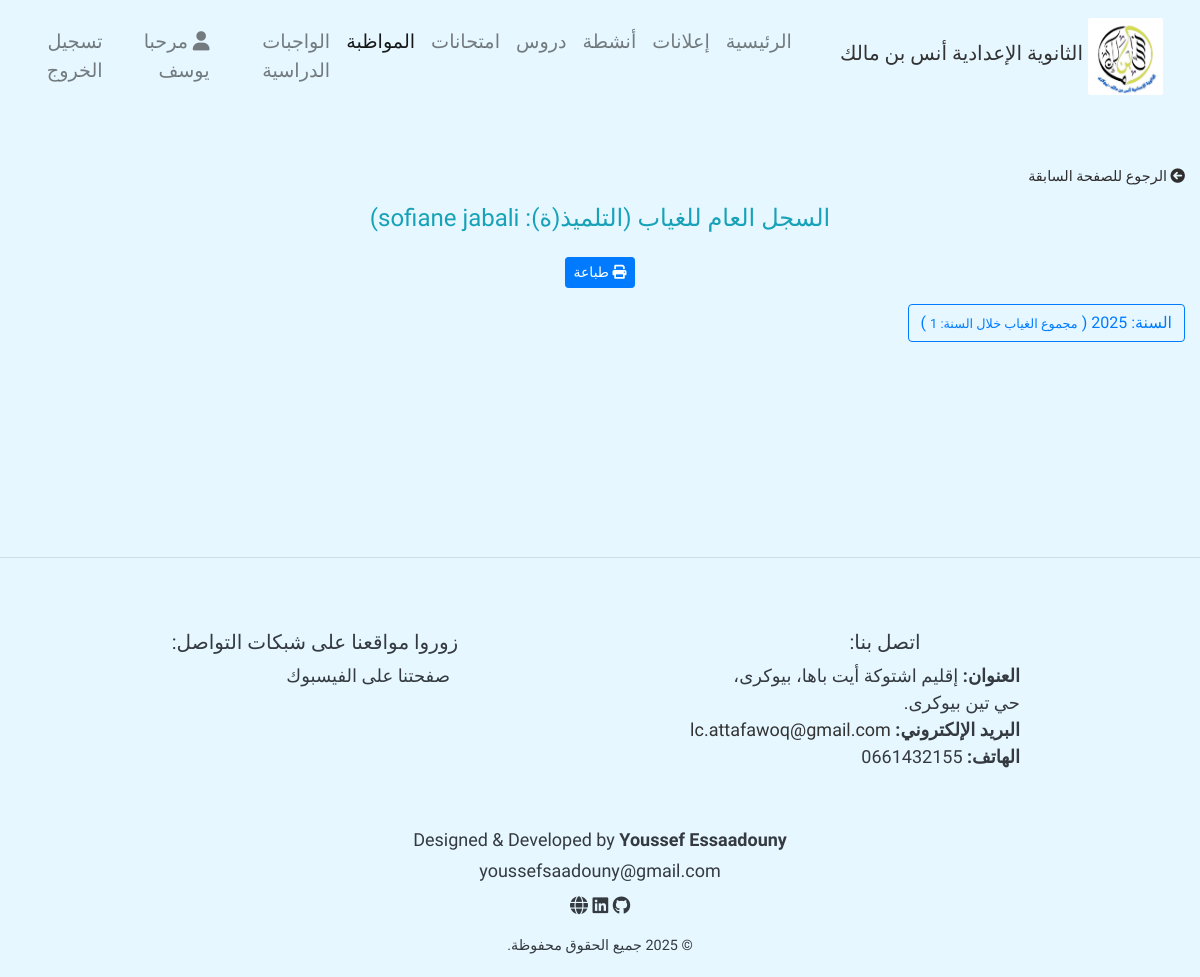
Page /studentTotalAbsence/23 (signed in) on the committed database.
### home/models.py (models this page shows, shortened)
class UserProfile(models.Model):
    user = models.ForeignKey(User, on_delete = models.CASCADE)
    firstname = models.CharField(max_length = 100)
    lastname = models.CharField(max_length = 100)
    User_Type = models.CharField(max_length = 100, null = True, blank = True)
    email = models.EmailField(null = True, blank=  True)

class Student(models.Model):
    massar_num = models.CharField(max_length = 50, null = True, blank = True)
    first_name = models.CharField(max_length = 50)
    last_name = models.CharField(max_length = 50)
    sections = models.ForeignKey(Section, related_name="students", blank = True, null = True, on_delete = models.SET_NULL)
    number_phone = models.CharField(max_length = 14, default = 0000)
    parentEmail = models.EmailField(null=True)
    def get_non_justify(self, year, month):
        start_date = datetime(year, month, 1)
        if month == 12:
            end_date = datetime(year + 1, 1, 1)
        else:
            end_date = datetime(year, month + 1, 1)
        return Absence.objects.filter(
            student=self,
            status="غير مبرر",
            dateTime__gte=start_date,
            dateTime__lt=end_date
        ).count()

### home/decorator.py (the view)
        def wrapper_funct(request, *args, **kwargs):
            group = None
            if request.user.groups.exists():
                group = request.user.groups.all()[0].name
            if group and group in allowed_roles:
                return view_func(request, *args, **kwargs)
            else:
                return HttpResponse('أنت غير مؤهل لزيارة هذه الصفحة.')

### home/decorator.py (called while the page is built)
def allowed_user(allowed_roles = []):
    def decorator(view_func):
        def wrapper_funct(request, *args, **kwargs):
            group = None
            if request.user.groups.exists():
                group = request.user.groups.all()[0].name
            if group and group in allowed_roles:
                return view_func(request, *args, **kwargs)
            else:
                return HttpResponse('أنت غير مؤهل لزيارة هذه الصفحة.')
        return wrapper_funct
    return decorator

### home/models.py (called while the page is built)
    def __str__(self):
        return f' {self.title} من الفترة {self.period} '

### home/templatetags/custom_filter.py (called while the page is built)
@register.filter
def get_item(dictionary, key):
    try:
        if dictionary is not None and key is not None:
            return dictionary.get(key)
    except AttributeError:
        pass
    return None

@register.filter
def get_month(number):
    return ARABIC_MONTHS.get(number)

### templates/pages/attendance/absence/studentTotalAbsence.html (shortened to what this page needs)
{% extends 'base.html' %}
{% load static %}
{% load custom_filter %}
{% block content %}
<div class="container-fluid my-5">
    <div class="mb-3 text-start">
        <a href="{% url 'studentAbsence' student.id %}" class="text-decoration-none" style="color: inherit; font-size: 0.9rem;">
            <i class="fas fa-arrow-circle-left me-1"></i> الرجوع للصفحة السابقة
        </a>
    </div>
    <div class="mb-4 text-center text-info">
        <h4>
            السجل العام للغياب (التلميذ(ة): {{ student.first_name }} {{ student.last_name }})
        </h4>
    </div>
    <div class="text-center mb-3">
        <button class="btn btn-sm btn-primary" onclick="window.print()">
            <i class="fas fa-print me-1"></i> طباعة
        </button>
    </div>
    {% for year, absences in grouped_absence.items %}
        <div class="mb-3 d-inline">
            <p class="d-inline-flex gap-1">
                <a class="btn btn-outline-primary" data-toggle="collapse" href="#collapseYear{{ year }}" role="button" aria-expanded="false" aria-controls="collapseYear{{ year }}">
                    السنة: {{ year }} (
                        <small>مجموع الغياب خلال السنة: {% with yearCount|get_item:year as total %}{{ total }}{% endwith %}</small>
                    )
                </a>
            </p>
        </div>
    {% empty %}
        <p class="text-center text-muted">لا توجد بيانات غياب متاحة.</p>
    {% endfor %}
</div>
{% endblock %}

### templates/parts/navbar.html (shortened to what this page needs)
 {% load static %}
 <nav class="navbar navbar-expand-lg navbar-light " style="font-size:medium; font-weight:normal" dir="rtl">
        <a href="/" class="navbar-brand text-center d-flex align-items-center">
            <img src="{% static 'photos/aim.jpg' %}" alt="شعار الثانوية الإعدادية أنس بن مالك ">
            <h5>الثانوية الإعدادية أنس بن مالك </h5>
        </a>
        <div id="navbarContent" class="collapse navbar-collapse justify-content-center">
            <ul class="navbar-nav" style="border-radius:2px; color:#f8f9fa">
                <li class="nav-item {% if request.path == '/' %} active {% endif %} "><a href="/" class="nav-link">  الرئيسية</a></li>
                <li class="nav-item {% if request.resolver_match.url_name == 'announce' or request.resolver_match.url_name == 'add_announce' %} active {% endif %}"><a href="{% url 'announce' %}" class="nav-link">إعلانات</a></li>
                <li class="nav-item {% if request.resolver_match.url_name == 'ShowActivities' or request.resolver_match.url_name == 'add_activity' %} active {% endif %}"><a href="{% url 'ShowActivities' %}" class="nav-link">أنشطة</a></li>
                <li class="nav-item   "><a href=" {% if 'admin' in request.user.groups.all|join:',' or 'teacher' in request.user.groups.all|join:',' or 'general_surveillance' in request.user.groups.all|join:','  %} {% url 'UserCourseList' %} {% else %} {% url 'course_res' %} {% endif %} " class="nav-link">دروس</a></li>
                <li class="nav-item "><a href="{% url 'exams' %}" class="nav-link">امتحانات</a></li>
                {% if 'admin' in request.user.groups.all|join:", " or 'general_surveillance' in request.user.groups.all|join:", " %}
                <li class="nav-item {% if request.path == '/classes/' or request.path == '/ClassStudents/' or request.resolver_match.url_name == 'studentTotalAbsence' or request.resolver_match.url_name == 'studentAbsence' or request.resolver_match.url_name == 'StudentAttendance' or request.resolver_match.url_name == 'ClassStudents' or request.resolver_match.url_name == 'add_reports' or request.resolver_match.url_name == 'studentTotalreports' %} active {% endif %}"><a href="{% url 'classes' %}" class="nav-link seasonsDropdown"> المواظبة </a></li>
                {% endif %}
                {% if 'admin' in request.user.groups.all|join:", " or 'teacher' in request.user.groups.all|join:", "  or 'student' in request.user.groups.all|join:", " %}
                <li class="nav-item "><a href=" {% if 'student' in request.user.groups.all|join:',' %} {% url 'homeWork' %} {% else %} {% url 'UserHomeWorkList' %} {% endif %} " class="nav-link seasonsDropdown"> الواجبات الدراسية</a></li>
                {% endif %}
                {% url 'password_change' as p %}
                {% url 'password_change_done' as d %}
                <li class="nav-item mx-2 {% if request.path == '/UserInfo/' %} active {% endif %}"><a href="{% url 'UserInfo' %}" class="nav-link user" >{% if request.path != p and request.path != d %} <i class="fas fa-user "></i>  مرحبا  {{user_info.firstname}} {% endif %}</a></li>
                <li class="nav-item "><a href="{% url 'signout' %}" class="nav-link out"> تسجيل الخروج  </a></li>
            </ul>
        </div>
    </nav>

### LC_tassegdelt/static/css/style.css (style rules this page uses)
body { background: #e6f7ff; color: #2f2d2d; position: relative; font-size: large; font-family: 'Tajawal' , 'Gupter', 'Marhey', sans-serif; direction: rtl; text-align: right; }
.navbar-brand { display: flex; align-items: center; justify-content: center; }
.navbar-brand img { max-width: 75px; margin: 5px; border-radius: 2px; }
.navbar-brand h5 { color: #333333; font-family: 'Reem Kufi Fun'; }
.nav-link, .nav-link:visited { font-size: larger; color: #f8f9fa; }
.nav-item { font-family: 'Reem Kufi Fun'; }
@media (min-width: 576px) { .navbar-brand { flex-direction: row; } }
@media (min-width: 576px) { .navbar-brand img { max-width: 75px; margin: 5px; } }

### rows in the picture
UserProfile: firstname "يوسف"
Student: first_name "sofiane", last_name "jabali"

### other values in the picture
{{ total }} "1"
